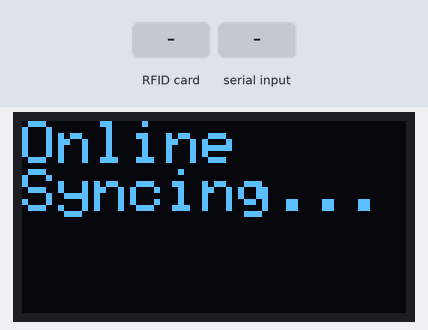
Recording of a sketch running on a simulated ESP8266 (NodeMCU). On the bench: 128×64 one-colour display. The test bench sets the inputs (shaded band). WiFi joins after 1.5 s; servers stay silent unless stated; the local clock reads 2024-03-15 10:24:30 at power-on unless the sketch sets it; storage starts empty; what the sketch prints to the serial monitor is not drawn.

Above: at 5.6 s.
5.7 s: RFID card 5E 7A 19 C4 held to the reader
At 6.8 s:
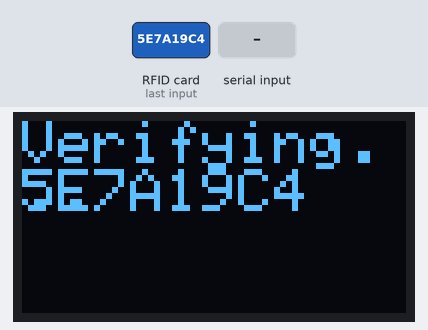
7.2 s: "true\n" received over the second serial link
At 7.7 s:
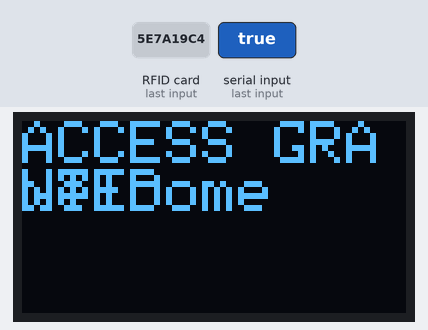
At 9.7 s:
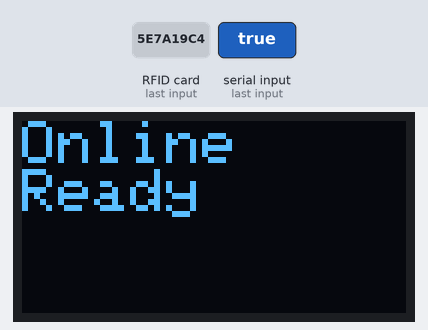
Timing chart, 0 to 11.2 s (numbered marks = the images above; inputs shaded):
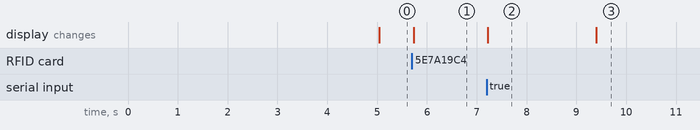

The sketch:

ReadNUID.ino
```cpp
#include <Wire.h>
#include <Adafruit_GFX.h>
#include <Adafruit_SSD1306.h>
#include <ESP8266WiFi.h>
#include <Firebase_ESP_Client.h>
#include <SPI.h>
#include <MFRC522.h>
#include <LittleFS.h>
#include <SoftwareSerial.h>
#include <addons/TokenHelper.h>
#include <time.h>

// ==========================================
// 1. CONFIGURATION
// ==========================================
#define WIFI_SSID "Stormblessed"
#define WIFI_PASSWORD "bhIy0@15"

#define API_KEY "AIzaSyDR7bfhgkafcOsBbj2OpkMNfbIkbTQfKRo"
#define FIREBASE_PROJECT_ID "digital-hazri-strategiq"
#define USER_EMAIL "hemil.shah2020@gmail.com"
#define USER_PASSWORD "123456"

// Pins
#define SS_PIN D8
#define RST_PIN D0
#define CAM_RX D3
#define CAM_TX D4

MFRC522 mfrc522(SS_PIN, RST_PIN);
Adafruit_SSD1306 display(128, 64, &Wire, -1);
SoftwareSerial camSerial(CAM_RX, CAM_TX);

FirebaseData fbdo;
FirebaseAuth auth;
FirebaseConfig config;

bool firebaseReady = false;
unsigned long lastConnectionAttempt = 0;
const unsigned long RECONNECT_INTERVAL = 5000; // Check WiFi every 5 sec

// NEW: Timer to prevent infinite sync loops
unsigned long lastOfflineSync = 0;
const unsigned long OFFLINE_SYNC_INTERVAL = 30000; // Try syncing offline logs only every 30s

// Helper Declarations
void displayMessage(String t, String m1, String m2="");
bool sendToFirestore(String uid);
void logOffline(String uid);
void processOfflineLogs();
void checkOnlineStatus();
String getTimestampString(); // New helper

void setup() {
  Serial.begin(115200);
  camSerial.begin(4800);

  if(!LittleFS.begin()){
    Serial.println("LittleFS Mount Failed. Formatting...");
    LittleFS.format();
    LittleFS.begin();
  }

  Wire.begin();
  display.begin(SSD1306_SWITCHCAPVCC, 0x3C);
  display.clearDisplay();
  display.setTextColor(WHITE);
  displayMessage("Booting...", "Init System");

  SPI.begin();
  mfrc522.PCD_Init();

  WiFi.mode(WIFI_STA);
  WiFi.begin(WIFI_SSID, WIFI_PASSWORD);

  Serial.println("System Booted.");

  checkOnlineStatus();
}

void loop() {
  // ------------------------------------------------
  // 1. AUTO-RECONNECT CHECK (Every 5 Sec)
  // ------------------------------------------------
  if (millis() - lastConnectionAttempt > RECONNECT_INTERVAL) {
    lastConnectionAttempt = millis();
    checkOnlineStatus();
  }

  // ------------------------------------------------
  // 2. AUTO-SYNC (Throttled to every 30 Sec)
  // ------------------------------------------------
  if (firebaseReady && WiFi.status() == WL_CONNECTED && Firebase.ready()) {
      // FIX: Only check periodically to prevent infinite loop
      if (millis() - lastOfflineSync > OFFLINE_SYNC_INTERVAL) {
          if(LittleFS.exists("/offline.txt")) {
              processOfflineLogs();
          }
          lastOfflineSync = millis();
      }
  }

  // ------------------------------------------------
  // 3. MAIN RFID SCAN LOOP
  // ------------------------------------------------
  if (!mfrc522.PICC_IsNewCardPresent()) return;
  if (!mfrc522.PICC_ReadCardSerial()) return;

  String uid = "";
  for (byte i = 0; i < mfrc522.uid.size; i++) {
    uid += String(mfrc522.uid.uidByte[i] < 0x10 ? "0" : "");
    uid += String(mfrc522.uid.uidByte[i], HEX);
  }
  uid.toUpperCase();

  Serial.println("Scan: " + uid);
  displayMessage("Verifying...", uid);

  while(camSerial.available()) camSerial.read();
  camSerial.println(uid);

  // Wait for Result (4s Timeout)
  String result = "error";
  unsigned long wait = millis();
  while(millis() - wait < 4000) {
    if(camSerial.available()) {
      result = camSerial.readStringUntil('\n');
      result.trim();
      if(result.length() > 0) break;
    }
    yield();
  }

  Serial.println("Result: " + result);

  if (result == "true") {
     displayMessage("ACCESS GRANTED", "Welcome");

     bool uploaded = false;

     if(firebaseReady && WiFi.status() == WL_CONNECTED) {
         uploaded = sendToFirestore(uid);
     } else {
         Serial.println("Offline/Not Ready -> Skipping upload");
     }

     if(!uploaded) {
         logOffline(uid);
         if(firebaseReady) displayMessage("Saved", "Offline Mode");
     }

  } else if (result == "false") {
     displayMessage("ACCESS DENIED", "Mismatch");
  } else {
     displayMessage("Error", "Cam Timeout");
  }

  mfrc522.PICC_HaltA();
  mfrc522.PCD_StopCrypto1();
  delay(2000);

  if(firebaseReady && WiFi.status() == WL_CONNECTED) displayMessage("Online", "Ready");
  else displayMessage("Offline", "Ready");
}

// ==========================================
// CORE FUNCTIONS
// ==========================================

// NEW HELPER: Generates the exact string format Firestore wants
// Format: 2024-12-08T14:30:00Z
String getTimestampString() {
  time_t now = time(nullptr);
  struct tm* p_tm = gmtime(&now);

  char buffer[30];
  sprintf(buffer, "%04d-%02d-%02dT%02d:%02d:%02dZ",
          p_tm->tm_year + 1900,
          p_tm->tm_mon + 1,
          p_tm->tm_mday,
          p_tm->tm_hour,
          p_tm->tm_min,
          p_tm->tm_sec);

  return String(buffer);
}

void checkOnlineStatus() {
  if (firebaseReady) {
      if (WiFi.status() != WL_CONNECTED) {
          Serial.println("WiFi Lost! Switching to Offline Mode.");
          firebaseReady = false;
          displayMessage("Offline", "WiFi Lost");
      }
      return;
  }

  if (WiFi.status() != WL_CONNECTED) {
      Serial.print("Offline. Waiting for WiFi...");
      return;
  }

  if (time(nullptr) < 100000) {
      Serial.println("WiFi Back. Syncing Time...");
      configTime(0, 0, "pool.ntp.org", "time.nist.gov");
      return;
  }

  Serial.println("Time Synced! Re-Initializing Firebase...");

  config.api_key = API_KEY;
  config.service_account.data.client_email = USER_EMAIL;
  config.service_account.data.project_id = FIREBASE_PROJECT_ID;
  auth.user.email = USER_EMAIL;
  auth.user.password = USER_PASSWORD;

  fbdo.setBSSLBufferSize(2048, 1024);
  fbdo.setResponseSize(1024);

  Firebase.begin(&config, &auth);
  Firebase.reconnectWiFi(true);

  firebaseReady = true;
  Serial.println("SYSTEM RESTORED: ONLINE");
  displayMessage("Online", "Syncing...");
}

bool sendToFirestore(String uid) {
  FirebaseJson content;
  content.set("fields/rfidId/stringValue", uid);
  content.set("fields/status/stringValue", "present");

  // FIX: Use the new helper function instead of "SERVER_TIMESTAMP"
  content.set("fields/timestamp/timestampValue", getTimestampString());

  Serial.print("Uploading... ");

  if (Firebase.Firestore.createDocument(&fbdo, FIREBASE_PROJECT_ID, "", "rfid_logs", content.raw())) {
    Serial.println("SUCCESS");
    return true;
  } else {
    Serial.print("FAIL. Reason: ");
    Serial.println(fbdo.errorReason());
    return false;
  }
}

void logOffline(String uid) {
  File f = LittleFS.open("/offline.txt", "a");
  if(f) {
    f.println(uid);
    f.close();
    Serial.println("Saved Offline");
  }
}

void processOfflineLogs() {
  if(!LittleFS.exists("/offline.txt")) return;

  Serial.println("Found Offline Data. Processing...");
  displayMessage("Syncing", "Offline Data");

  LittleFS.rename("/offline.txt", "/processing.txt");

  File f = LittleFS.open("/processing.txt", "r");
  if (!f) return;

  File newOffline = LittleFS.open("/offline.txt", "a");
  bool someFailed = false;

  while(f.available()) {
    String uid = f.readStringUntil('\n');
    uid.trim();
    if(uid.length() > 0) {
       Serial.print("Syncing: "); Serial.println(uid);

       if (sendToFirestore(uid)) {
           Serial.println(" -> Synced!");
       } else {
           newOffline.println(uid);
           Serial.println(" -> Fail (Retrying later)");
           someFailed = true;
       }
       delay(100);
    }
  }

  f.close();
  newOffline.close();

  LittleFS.remove("/processing.txt");

  if (!someFailed) Serial.println("Sync Complete.");
  else Serial.println("Sync Incomplete. Some logs kept offline.");
}

void displayMessage(String t, String m1, String m2) {
  display.clearDisplay();
  display.setCursor(0,0); display.println(t);
  display.setCursor(0,16); display.setTextSize(2); display.println(m1);
  if(m2 != "") { display.setCursor(0,35); display.setTextSize(1); display.println(m2); }
  display.display();
}
```

Measured:
- after the input at 5.7 s, the display: changes at once (image 1)
- after the input at 7.2 s, the display: changes at once (image 2)
- what the display in image 2 shows lasts 2.2 s, from 7.2 s to 9.4 s
